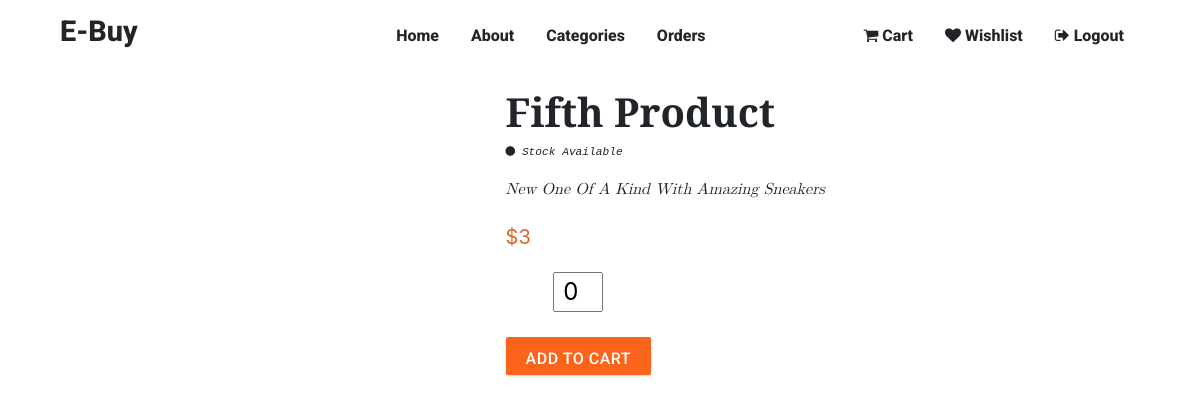
The app's page /products/fifth-product/ (signed in) with its own data.
### product/models.py (models this page shows, shortened)
class Product(models.Model):
    class StatusChoices(models.TextChoices):
        AVAILABLE="SA",_("Stock Available")
        OUTOFSTOCK="NSA",_("No Stock Available")
    id = models.UUIDField(primary_key=True, default=uuid.uuid4, editable=False)
    title=models.CharField(max_length=256)
    slug=models.SlugField(blank=True,null=True)
    description=models.TextField()
    image=models.ImageField(blank=True,null=True)
    status=models.CharField(max_length=3,choices=StatusChoices.choices,default=StatusChoices.AVAILABLE)
    published_date=models.DateTimeField(auto_now_add=True)
    price=models.IntegerField(default=0)
    wishlist_users=models.ManyToManyField(UserProfile,related_name="wishlist_products",blank=True)
    category=models.ForeignKey('Category',on_delete=models.SET_NULL,null=True)
    delivery_days=models.IntegerField(default=7)

### product/views.py (the view)
# urls.py: path('products/<slug:slug>/',ProductDetailView.as_view(),name="detail"),
class ProductDetailView(LoginRequiredMixin,DetailView):
    model=Product
    context_object_name='product'
    template_name="product/product_detail.html"
    def get_context_data(self, **kwargs):
        data=super().get_context_data(**kwargs)
        return data

### templates/product/product_detail.html (shortened to what this page needs)
{% extends "base.html" %}
{% load static %}
{% block head %}
    <link rel="stylesheet" href={% static 'css/product/product_detail.css' %}>
{% endblock %}
{% block content %}
    <main class="page-content">
        <section class="product-details container">
            <div class="product-info">
                <h3 class="product-title">
                    {{product.title}}
                </h3>
                <p class="product-status">
                    {{product.get_status_display}}
                </p>
                <p class="product-desc">
                    {{product.description}}
                </p>
                <p class="product-price">
                    ${{product.price}}
                </p>
                <form action={% url 'add_to_cart' product.id %} method="post">
                    <input type="number" name="number" id="number" value=0>
                    <button class="add-to-cart" %} type="submit">
                        Add To Cart
                    </button>
                </form>
        </section>
    </main>
{% endblock %}

### static/css/base.css (style rules this page uses)
* { box-sizing: border-box; scroll-behavior: smooth; }
body, html { padding: 0; margin: 0; font-family: -apple-system, BlinkMacSystemFont, Segoe UI, Roboto, Oxygen, Ubuntu, Cantarell, Fira Sans, Droid Sans, Helvetica Neue, sans-serif; }

### static/css/product/product_detail.css (style rules this page uses)
.product-details { display: flex; flex-direction: row; align-items: center; }
.product-desc { font-style: italic; font-family: math; text-transform: capitalize; }
.product-title { font-size: 2.5rem; font-weight: 400; text-transform: capitalize; font-family: "PT Serif", serif; font-weight: 600; }
.product-info { margin-left: 10%; display: flex; flex-direction: column; align-items: baseline; flex-wrap: nowrap; }
.product-status { font-style: italic; font-family: monospace; font-size: 0.7rem; }
button.add-to-cart { font-weight: 500; cursor: pointer; border-radius: 2px; height: 38px; padding: 12px 20px; outline: none; line-height: 20px; font-size: 16px; letter-spacing: 0.5px; font-family: "Roboto"; text-transform: uppercase; background: #fb641b; box-shadow: 0 1px 2px 0 rgb(0 0 0 / 20%); border: none; color: #fff; margin-top: 25px; }
main.page-content { margin-left: 5%; margin-right: 5%; }
.product-price { color: #d96528; font-size: 20px; margin: 5px 0; font-weight: 400; font-family: "PT Serif", -apple-system, BlinkMacSystemFont, Segoe UI, Roboto, Helvetica Neue, Arial, sans-serif; margin-bottom: 20px; }
.product-info form { display: grid; justify-items: center; }
.product-info form input#number { width: 50px; height: 40px; text-align: center; font-size: 1.5rem; }

### static/css/components/navbar.css (style rules this page uses)
*:before, *:after { box-sizing: border-box; }

### records on screen
Product: title "Fifth Product", status "Stock Available", description "New One Of A Kind With Amazing Sneakers", price "3"
